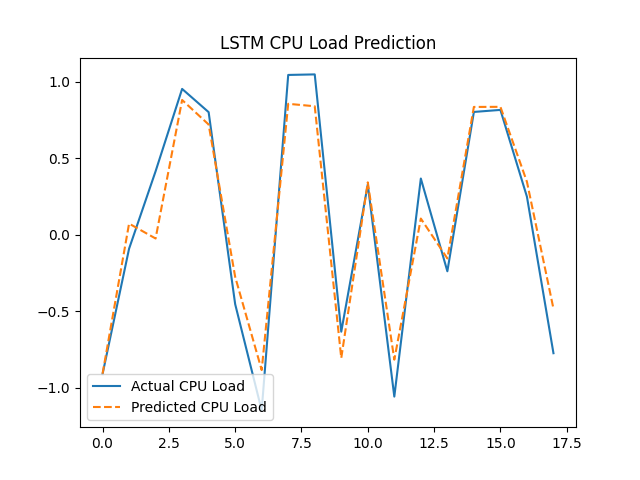

Here is the Python script that generated this plot:
import numpy as np
import matplotlib.pyplot as plt
import tensorflow as tf
from tensorflow.keras.models import Sequential
from tensorflow.keras.layers import LSTM, Dense
from sklearn.preprocessing import MinMaxScaler
from sklearn.model_selection import train_test_split

# Generating synthetic CPU load data
np.random.seed(42)
time_steps = 100
cpu_load = np.sin(np.linspace(0, 10, time_steps)) + np.random.normal(0, 0.1, time_steps)

# Normalizing data
scaler = MinMaxScaler()
cpu_load_scaled = scaler.fit_transform(cpu_load.reshape(-1, 1))

# Preparing dataset for LSTM
X, y = [], []
seq_length = 10
for i in range(len(cpu_load_scaled) - seq_length):
    X.append(cpu_load_scaled[i:i+seq_length])
    y.append(cpu_load_scaled[i+seq_length])

X = np.array(X)
y = np.array(y)

# Splitting into training and testing sets
X_train, X_test, y_train, y_test = train_test_split(X, y, test_size=0.2, random_state=42)

# Building LSTM model
model = Sequential([
    LSTM(50, activation='relu', input_shape=(seq_length, 1)),
    Dense(1)
])

model.compile(optimizer='adam', loss='mse')

# Training model
model.fit(X_train, y_train, epochs=50, verbose=0)

# Making predictions
y_pred = model.predict(X_test)

# Inversing transform predictions and actual values
y_pred_inv = scaler.inverse_transform(y_pred)
y_test_inv = scaler.inverse_transform(y_test.reshape(-1, 1))

# Plotting results
plt.plot(y_test_inv, label="Actual CPU Load")
plt.plot(y_pred_inv, label="Predicted CPU Load", linestyle="dashed")
plt.legend()
plt.title("LSTM CPU Load Prediction")
plt.show()
